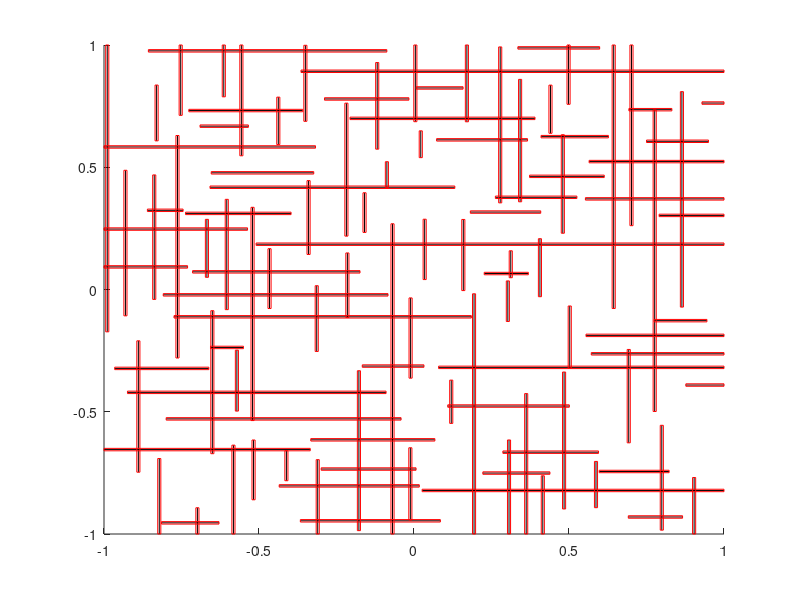

This chart was generated by the following MATLAB code:
clear all; close all;

%Fracture network construction using modified Levy-Lee model
D=1.3;      %Exponent in power law distribution
beta=0.2;   %Parameter in length distribution
nfrac=500;  %Number of fractures
bp=0.01;    %Model fracture width

%Initial seed location in unit square
x(1)=rand(1,1);y(1)=rand(1,1);idir(1)=1;lenth(1)=0.002;

% NOT NAMED LENGTH BECUASE THAT IS ALREADY A MATLAB FUNCTION NAME

for ifrac=1:nfrac-1
    
    %Draw distance from inverse power law distribution
    ucent=rand(1,1);
    L=ucent^(-1/D);
    
    %Draw angle from uniform dist. on a circle
    theta=rand(1,1)*2*pi;
    
    %Assign coordinates of center of next fracture
    x(ifrac+1)=x(ifrac)+L*cos(theta);
    y(ifrac+1)=y(ifrac)+L*sin(theta);
    
    %Relocate inside -(1-bp) to +(1-bp) if outside
    if(abs(x(ifrac+1))>(1-bp)) 
    
        x(ifrac+1)=-(1-bp)+2*(1-bp)*rand(1,1);
    
    end
    
    if(abs(y(ifrac+1))>(1-bp))
    
        y(ifrac+1)=-(1-bp)+2*(1-bp)*rand(1,1);
    
    end
    
    %Calculate distance from previous center
    L=sqrt((x(ifrac+1)-x(ifrac))^2+(y(ifrac+1)-y(ifrac))^2);
    
    %Assign a length for the next fracture
    ulen=rand(1,1);
    len=-log(1-ulen)*beta*L; lenth(ifrac+1)=len;
    
    %Pick orientation x or y
    udir=rand(1,1);
    
    if (udir <= 0.5)
    
        idir(ifrac+1)=1;%x direction
    
    else
        
        idir(ifrac+1)=0;%y direction
    
    end
    
end

%At this stage, we have fracture center coordinates, directions and lengths
%now we are going to check for fractures that are overlapping and delete
%the smaller ones - start with x-direction fractures.
%Here, overlapping means same direction fractures that have centers too
%close to each other. 
%This line works because the x, y, and length vectors are in the same order
xfracsx=x(idir==1);xfracsy=y(idir==1);lenx=lenth(idir==1);

%Sort by y coordinates of centers
[xfy,inx]=sort(xfracsy);
xfx=xfracsx(inx);lenx=lenx(inx);

%Now all the x-direction fractures are sorted by the y-coordinates of their
%centers.  Need to check if centers are too close for overlapping fractures
flagx=zeros(length(xfy),1);thresh=0.05;

%We will set flagx = 1 for fractures to be deleted
for i=1:length(xfy)

    %Compare each fracture to each other y-direction fracture in network
    for j=1:length(xfy)
        
        if abs(xfy(i)-xfy(j)) < thresh && i ~= j

            %Determine end points
            s1=xfx(i)-lenx(i)/2;
            s2=xfx(j)-lenx(j)/2;
            e1=xfx(i)+lenx(i)/2;
            e2=xfx(j)+lenx(j)/2;

            %Check for overlap and delete smaller fracture
            if (e1 > e2 && s1 < e2)
                if lenx(i) > lenx(j)
                    flagx(j)=1;
                else
                    flagx(i)=1;
                end
            end
            if (e2 > e1 && s2 < e1)
                if lenx(i) > lenx(j)
                    flagx(j)=1;
                else
                    flagx(i)=1;
                end
            end
            if (e1 > e2 && s2 > s1)
                flagx(j)=1;
            end
            if (e2 > e1 && s1 > s2)
                flagx(i)=1;
            end
        end
    end
end

%Now delete fractures with flag=1
xfx(flagx==1)=[];xfy(flagx==1)=[];lenx(flagx==1)=[];

%Now work on the y-direction fractures
yfracsx=x(idir==0);yfracsy=y(idir==0);leny=lenth(idir==0);

%Sort by x coordinates of centers
[yfx,iny]=sort(yfracsx);
yfy=yfracsy(iny);leny=leny(iny);

%Now all the y-direction fractures are sorted by the x-coordinates of their
%centers.  Need to check if centers are too close for overlapping fractures
flagy=zeros(length(yfx),1);

%We will set flagy = 1 for fractures to be deleted
for i=1:length(yfx)
    
    %Compare each fracture to each other y-direction fracture in network
    for j=1:length(yfx)
    
        %If x coordinates are too close
        if abs(yfx(j)-yfx(i)) < thresh && i ~= j

            %Determine end points
            s1=yfy(i)-leny(i)/2;
            s2=yfy(j)-leny(j)/2;
            e1=yfy(i)+leny(i)/2;
            e2=yfy(j)+leny(j)/2;

            %Check for overlap and delete smaller fracture
            if (e1 > e2 && s1 < e2)
                if leny(i) > leny(j)
                    flagy(j)=1;
                else
                    flagy(i)=1;
                end
            end
            if (e2 > e1 && s2 < e1)
                if leny(i) > leny(j)
                    flagy(j)=1;
                else
                    flagy(i)=1;
                end
            end
            if (e1 > e2 && s2 > s1)
                flagy(j)=1;
            end
            if (e2 > e1 && s1 > s2)
                flagy(i)=1;
            end
        end
    end
end

%Now delete fractures with flagy=1
yfx(flagy==1)=[];yfy(flagy==1)=[];leny(flagy==1)=[];

%Censoring out very small fractures (likely disconnected)
lcens=0.1;
xfx(lenx<lcens)=[];xfy(lenx<lcens)=[];lenx(lenx<lcens)=[];
yfx(leny<lcens)=[];yfy(leny<lcens)=[];leny(leny<lcens)=[];

%Now we have all fractures - next step is to determine ends
%Also create rectangles around fractures for model subdomains

%Each fracture will now have four points to track. 
%x1,y1 - bottom left
%x2,y2 - bottom right
%x3,y3 - top right
%x4,y4 - top left

for i=1:length(xfx)
        xstart(i)=xfx(i)-lenx(i)/2;
        xend(i)=xfx(i)+lenx(i)/2;
        ystart(i)=xfy(i);
        yend(i)=xfy(i);
        
        x1(i) = xstart(i);
        x2(i) = xend(i);
        x3(i) = xend(i);
        x4(i) = xstart(i);
        y1(i) = ystart(i)-bp/2;
        y2(i) = yend(i)-bp/2;
        y3(i) = yend(i)+bp/2;
        y4(i) = ystart(i)+bp/2;
end

for i=1:length(yfx)
    j=length(xfx)+i;
        xstart(j)=yfx(i);
        xend(j)=yfx(i);
        ystart(j)=yfy(i)-leny(i)/2;
        yend(j)=yfy(i)+leny(i)/2;
        
        x1(j) = xstart(j)-bp/2;
        x2(j) = xstart(j)+bp/2;
        x3(j) = xend(j)+bp/2;
        x4(j) = xend(j)-bp/2;
        y1(j) = ystart(j);
        y2(j) = ystart(j);
        y3(j) = yend(j);
        y4(j) = yend(j);
end

%Clip the fractures to the unit square
xstart(xstart>1)=1;
xstart(xstart<-1)=-1;
xend(xend>1)=1;
xend(xend<-1)=-1;
ystart(ystart>1)=1;
ystart(ystart<-1)=-1;
yend(yend>1)=1;
yend(yend<-1)=-1;

x1(x1>1)=1;
x1(x1<-1)=-1;
x2(x2>1)=1;
x2(x2<-1)=-1;
x3(x3>1)=1;
x3(x3<-1)=-1;
x4(x4>1)=1;
x4(x4<-1)=-1;
y1(y1>1)=1;
y1(y1<-1)=-1;
y2(y2>1)=1;
y2(y2<-1)=-1;
y3(y3>1)=1;
y3(y3<-1)=-1;
y4(y4>1)=1;
y4(y4<-1)=-1;

%Create the "untrimmed" network too
for i=1:length(x)
    
    if idir(i) == 0 %y-direction
        xstart_full(i)=x(i);
        xend_full(i)=x(i);
        ystart_full(i)=y(i)-lenth(i)/2;
        yend_full(i)=y(i)+lenth(i)/2;
        
    else
        xstart_full(i)=x(i)-lenth(i)/2;
        xend_full(i)=x(i)+lenth(i)/2;
        ystart_full(i)=y(i);
        yend_full(i)=y(i);
    end

end

%Clip fractures to the unit square
xstart_full(xstart_full>1)=1;
xstart_full(xstart_full<-1)=-1;
xend_full(xend_full>1)=1;
xend_full(xend_full<-1)=-1;
ystart_full(ystart_full>1)=1;
ystart_full(ystart_full<-1)=-1;
yend_full(yend_full>1)=1;
yend_full(yend_full<-1)=-1;

figure
hold on

%Plot "untrimmed" fracture network
% for ifrac=1:length(xstart_full)
% plot([xstart_full(ifrac) xend_full(ifrac)], [ystart_full(ifrac) yend_full(ifrac)],'r');
% end

%Plot trimmed fracture network
for ifrac=1:length(xstart)
plot([xstart(ifrac) xend(ifrac)], [ystart(ifrac) yend(ifrac)],'k');
end

%Plot model fracture rectangles
for ifrac=1:length(x1)
    plot([x1(ifrac) x2(ifrac) x3(ifrac) x4(ifrac) x1(ifrac)],[y1(ifrac) y2(ifrac) y3(ifrac) y4(ifrac) y1(ifrac)],'r')
end

%Save model rectangles to text file
model_fracs = [x1',y1',x2',y2',x3',y3',x4',y4'];

save('model_fracs.txt','model_fracs','-ascii')
